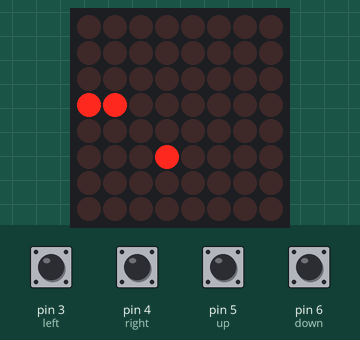
Simulated run of this sketch. Board: Arduino Uno, built with avr-gcc and run on an emulated ATmega328P. Parts: 8×8 LED matrix. Inputs (shaded band) come from the test bench; at power-on: pin 3 (left), pin 4 (right), pin 5 (up), pin 6 (down) HIGH. Random numbers use the default seed unless the sketch sets one.

Above: at 1.2 s.
1.3 s: pin 3 (left) pulled LOW for 0.15 s
At 9.3 s:
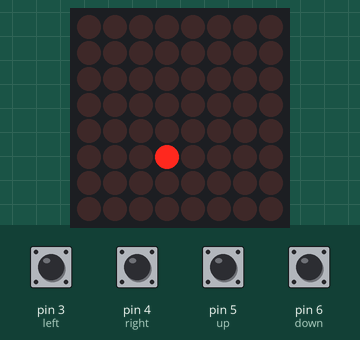
9.6 s: pin 6 (down) pulled LOW for 0.15 s
At 9.91 s:
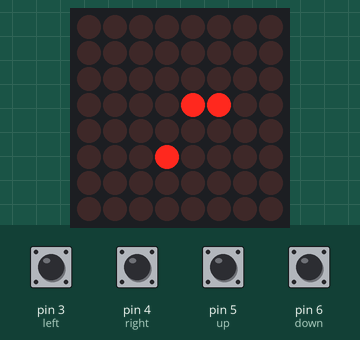
10.3 s: pin 4 (right) pulled LOW for 0.15 s
At 10.8 s:
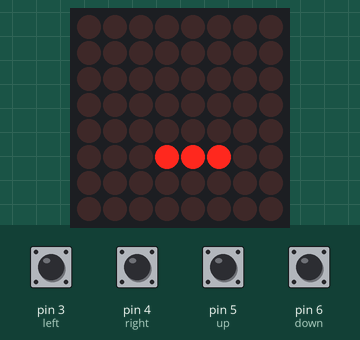
11.0 s: pin 5 (up) pulled LOW for 0.15 s
At 11.19 s:
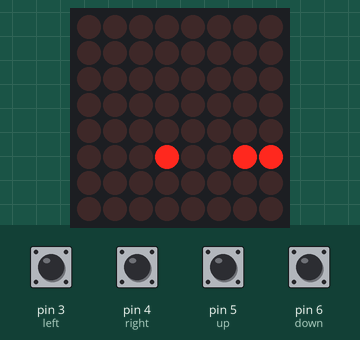
11.7 s: pin 4 (right) pulled LOW for 1 s
At 12.95 s:
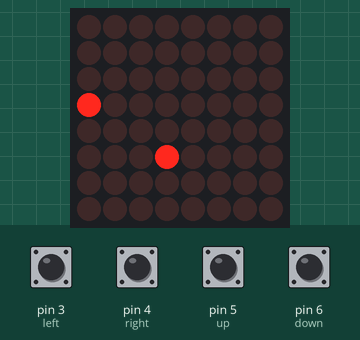
13.3 s: pin 5 (up) pulled LOW for 1 s
At 14.62 s:
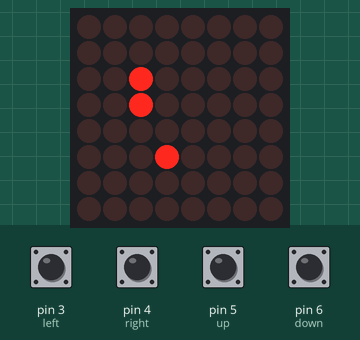
Timing chart, 0 to 16.3 s (numbered marks = the images above; inputs shaded):
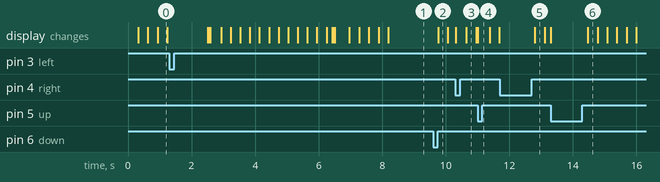

Measured:
- after the input at 9.6 s, the display: changes after 0.16 s (image 2)

The sketch:

SNAKE.ino
```cpp
#include <LedControl.h>


/* Display PINs */
#define CLK     10
#define CS      11
#define DIN     12
#define left    3
#define right   4
#define up      5
#define down    6
char move_c,move_r;

#define SIZE    8
#define ADVANCE_DELAY 20


int snake[SIZE*SIZE][2];
int length;
int food[2], v[2];
bool is_game_over = false;
long current_time;
long prev_advance;
int blink_count;
const short messageSpeed = 5;


LedControl lc = LedControl(DIN, CLK, CS, 1);

void restart()
{
  if(!digitalRead(down))
  {
  is_game_over = false;
  init_game();
  }

}
void init_game()
{
  prev_advance = current_time = 0;
  blink_count = 3;
  int half = SIZE / 2;
  length = SIZE / 3;

  for (int i = 0; i < length; i++)
  {
      snake[i][0] = half - 1;
      snake[i][1] = half + i;
  }

  food[0] = half + 1;
  food[1] = half - 1;

  move_r = 0;
  move_c = -1;

}

void render()
{
  for (int i = 0; i < length; i++)
  {
    lc.setLed(0, snake[i][0], snake[i][1], 1);
  }
  lc.setLed(0, food[0], food[1], 1);
}

void clearScreen()
{
  for (int x = 0; x < SIZE; x++) {
    for (int y = 0; y < SIZE; y++) {
      lc.setLed(0, x, y, 0);
    }
  }
}

/**
 * moves the snake forward
 * returns true if the game is over
 */
bool advance() {
  int head[2] = {snake[0][0] + move_r, snake[0][1] + move_c};


  if (head[0] <= 0 ) {

  snake[0][0] <= 0 ? snake[0][0] +=  8 : 0;


 }
if( head[0] >= SIZE){
  snake[0][0] >= 7 ? snake[0][0] -=  8 : 0;

}


  if (head[1] <= 0 ) {


  snake[0][1] <= 0 ? snake[0][1] += 8 : 0;


 }

 if(head[1] >= SIZE){
  snake[0][1] >= 7 ? snake[0][1] -= 8 : 0;
 }


  for (int i = 0; i < length; i++)
  {
      if (snake[i][0] == head[0] && snake[i][1] == head[1])
      {
            delay(1000);
        showGameOverMessage();
          return true;
      }
  }

  bool grow = (head[0] == food[0] && head[1] == food[1]);
  if (grow)
  {
      length++;
      randomSeed(current_time);
      food[0] = random(SIZE);
      food[1] = random(SIZE);
  }

  for (int i = length - 1; i >= 0; i--)
  {
      snake[i + 1][0] = snake[i][0];
      snake[i + 1][1] = snake[i][1];
  }
  snake[0][0] += move_r;
  snake[0][1] += move_c;
  return false;
}

void setup()
{


  pinMode(left, INPUT);
  pinMode(right, INPUT);
  digitalWrite(up, HIGH);
  digitalWrite(down, HIGH);
  digitalWrite(left, HIGH);
  digitalWrite(right, HIGH);


  lc.shutdown(0, false);
  lc.setIntensity(0, 8);

  init_game();
  render();
}

void loop() {
  if (!is_game_over) {
    clearScreen();
    render();

    if (current_time - prev_advance > ADVANCE_DELAY) {
      is_game_over = advance();
      prev_advance = current_time;
    }
  } else {

    while (blink_count > 0) {
      clearScreen();
      delay(300);
      render();
      delay(300);
      blink_count--;

    }
restart();
  }
  readControls();
  current_time++;


}


void readControls()
{
 if(!digitalRead(left))
 {
   move_r=0;
   move_c!=-1 ? move_c=-1 : move_c=1;
   while(!digitalRead(left));
 }
 if(!digitalRead(right))
 {
   move_r=0;
   move_c!=1 ? move_c=1 : move_c=-1;
   while(!digitalRead(right));
 }
 if(!digitalRead(up))
 {
   move_c=0;
   move_r!=-1 ? move_r=-1 : move_r=1;
   while(!digitalRead(up));
 }
 if(!digitalRead(down))
 {
   move_c=0;
   move_r!=1 ? move_r=1 : move_r=-1;
   while(!digitalRead(down));
 }
}


const PROGMEM bool gameOverMessage[8][90] = {
  {0,0,0,0,0,0,0,0,0,0,0,0,0,0,0,0,0,0,0,0,0,0,0,0,0,0,0,0,0,0,0,0,0,0,0,0,0,0,0,0,0,0,0,0,0,0,0,0,0,0,0,0,0,0,0,0,0,0,0,0,0,0,0,0,0,0,0,0,0,0,0,0,0,0,0,0,0,0,0,0,0,0,0,0,0,0,0,0,0},
  {0,0,0,0,0,0,0,0,0,1,1,1,1,0,0,0,0,1,1,1,1,0,0,0,1,1,0,0,0,1,1,0,0,1,1,1,1,1,1,0,0,0,0,0,0,0,1,1,1,1,0,0,0,1,1,0,0,1,1,0,0,1,1,1,1,1,1,0,0,1,1,1,1,1,0,0,0,0,1,1,0,0,0,0,0,0,0,0,0},
  {0,0,0,0,0,0,0,0,1,1,0,0,1,1,0,0,1,1,0,0,1,1,0,0,1,1,1,0,1,1,1,0,0,1,1,0,0,0,0,0,0,0,0,0,0,1,1,0,0,1,1,0,0,1,1,0,0,1,1,0,0,1,1,0,0,0,0,0,0,1,1,0,0,1,1,0,0,0,1,1,0,0,0,0,0,0,0,0,0},
  {0,0,0,0,0,0,0,0,1,1,0,0,0,0,0,0,1,1,0,0,1,1,0,0,1,1,1,1,1,1,1,0,0,1,1,0,0,0,0,0,0,0,0,0,0,1,1,0,0,1,1,0,0,1,1,0,0,1,1,0,0,1,1,0,0,0,0,0,0,1,1,0,0,1,1,0,0,0,1,1,0,0,0,0,0,0,0,0,0},
  {0,0,0,0,0,0,0,0,1,1,0,0,0,0,0,0,1,1,1,1,1,1,0,0,1,1,0,1,0,1,1,0,0,1,1,1,1,1,0,0,0,0,0,0,0,1,1,0,0,1,1,0,0,1,1,0,0,1,1,0,0,1,1,1,1,1,0,0,0,1,1,1,1,1,0,0,0,0,1,1,0,0,0,0,0,0,0,0,0},
  {0,0,0,0,0,0,0,0,1,1,0,1,1,1,0,0,1,1,0,0,1,1,0,0,1,1,0,0,0,1,1,0,0,1,1,0,0,0,0,0,0,0,0,0,0,1,1,0,0,1,1,0,0,1,1,0,0,1,1,0,0,1,1,0,0,0,0,0,0,1,1,1,1,0,0,0,0,0,1,1,0,0,0,0,0,0,0,0,0},
  {0,0,0,0,0,0,0,0,1,1,0,0,1,1,0,0,1,1,0,0,1,1,0,0,1,1,0,0,0,1,1,0,0,1,1,0,0,0,0,0,0,0,0,0,0,1,1,0,0,1,1,0,0,0,1,1,1,1,0,0,0,1,1,0,0,0,0,0,0,1,1,0,1,1,0,0,0,0,0,0,0,0,0,0,0,0,0,0,0},
  {0,0,0,0,0,0,0,0,0,1,1,1,1,0,0,0,1,1,0,0,1,1,0,0,1,1,0,0,0,1,1,0,0,1,1,1,1,1,1,0,0,0,0,0,0,0,1,1,1,1,0,0,0,0,0,1,1,0,0,0,0,1,1,1,1,1,1,0,0,1,1,0,0,1,1,0,0,0,1,1,0,0,0,0,0,0,0,0,0}
};
void showGameOverMessage() {
  for (int d = 0; d < sizeof(gameOverMessage[0]) - 7; d++) {
    for (int col = 0; col < 8; col++) {
      delay(messageSpeed);
      for (int row = 0; row < 8; row++) {
        // this reads the byte from the PROGMEM and displays it on the screen
        lc.setLed(0, row, col, pgm_read_byte(&(gameOverMessage[row][col + d])));


      }
    }
  }

}
```
